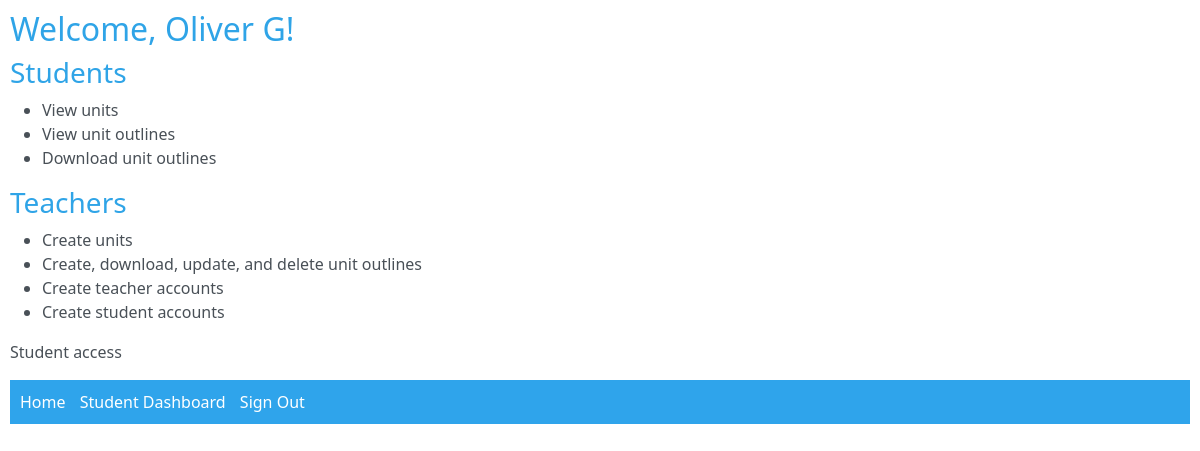
Page /home (signed in) on the committed database.
### Content/models.py (models this page shows, shortened)
class CustomUser(AbstractUser):
    roleChoices = [
        ('Teacher', 'Teacher'),
        ('Student', 'Student'),
    ]
    role = models.CharField(max_length=25, choices=roleChoices)

### Content/views.py (the view)
# urls.py: path('home', Content.views.index, name='home'),
def index(request):
    return render(request, 'Content/index.html')

### Content/templates/Content/index.html (shortened to what this page needs)
{% load static %}
<html>
<head>
    <link rel="stylesheet" type="text/css" href="https://bootswatch.com/5/cerulean/bootstrap.css" />
    <link rel="stylesheet" href="{% static 'css/main.css' %}">
</head>
<body>
    {% if user.is_authenticated %}
    <h2>Welcome, {{ user.first_name }} {{ user.last_name }}!</h2>
    {% else %}
    <h2>Welcome!</h2>
    {% endif %}
    <h3>Students</h3>
    <ul>
        <li>View units</li>
        <li>View unit outlines</li>
        <li>Download unit outlines</li>
    </ul>
    <h3>Teachers</h3>
    <ul>
        <li>Create units</li>
        <li>Create, download, update, and delete unit outlines</li>
        <li>Create teacher accounts</li>
        <li>Create student accounts</li>
    </ul>
    {% if user.is_authenticated %}
    <p>{{ user.role }} access</p>
    {% else %}
    <p>You are not currently signed in. Would you like to <a href="{% url 'signIn' %}">sign in</a>?</p>
    {% endif %}
    {% include 'navbar.html' %}
</body>
</html>

### static/css/main.css (style rules this page uses)
body { margin: 0; padding: 10px; }

### rows in the picture
CustomUser: first_name "Oliver", last_name "G", role "Student"
